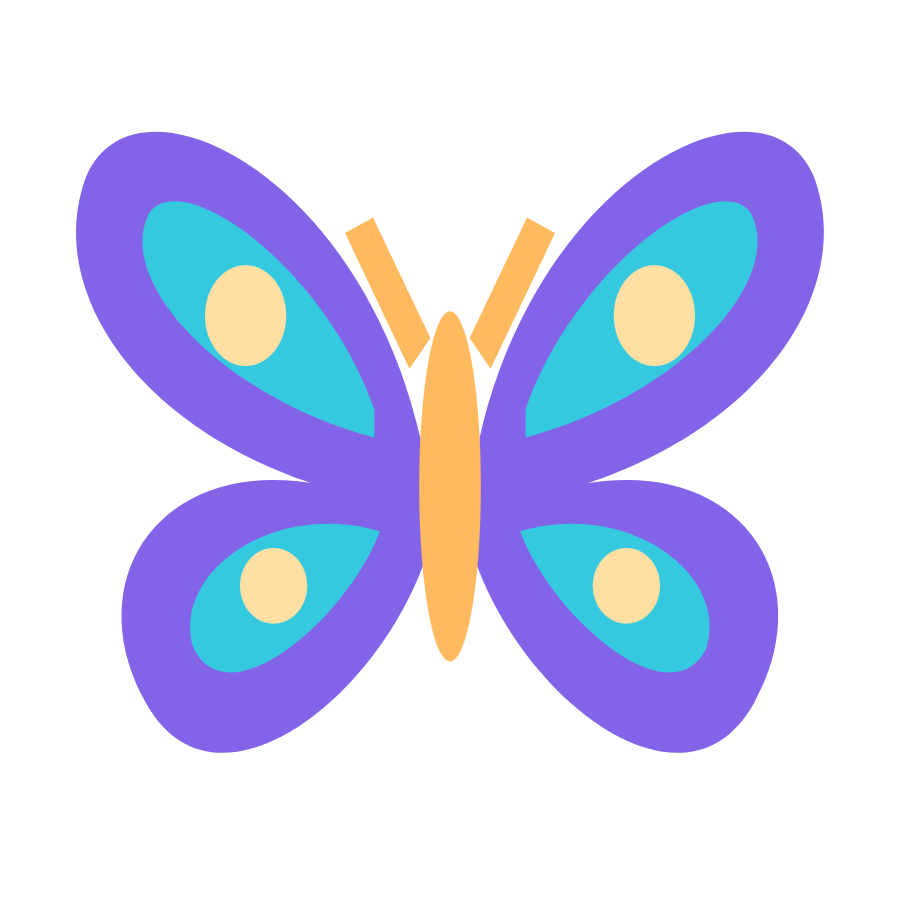
#> input picture arrow-level-studio/examples/butterfly-source.png, 900 x 900 px; its folder holds only this picture in this run
$ python contact-sheet.py
#> lines starting #> are read from the running program, lines starting #| are printed output that depends on the picture
from pathlib import Path
from PIL import Image, ImageDraw, ImageFont
root=Path(__file__).parent
names=['butterfly','rocket','fox','tropical-fish','sunflower']
image=Image.new('RGB',(1500,680),'#0b0d13')
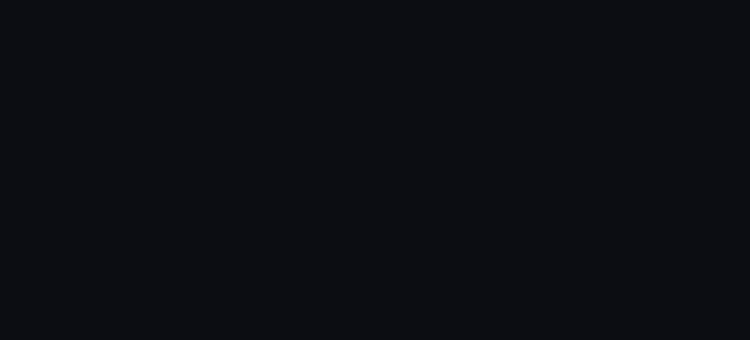
#> image: PIL image 1500x680 RGB (shown at 1/2 size); mean R, G, B 11, 13, 19
d=ImageDraw.Draw(image)
font=ImageFont.truetype('C:/Windows/Fonts/arial.ttf',23)
for i,name in enumerate(names):
    d.text((i*300+18,14),name.replace('-',' ').title(),font=font,fill='#eee8db')
    for row,kind in enumerate(['source','preview']):
        tile=Image.open(root/f'{name}-{kind}.png').convert('RGBA').resize((296,296),Image.Resampling.LANCZOS)
        image.paste(tile,(i*300+2,55+row*310),tile)
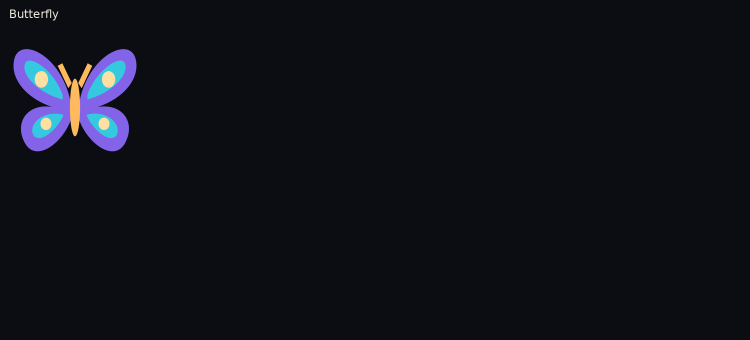
#> image: PIL image 1500x680 RGB (shown at 1/2 size); mean R, G, B 15.1, 17.2, 25.5
#> (the run stopped early here; a loop or call above may not have finished)
